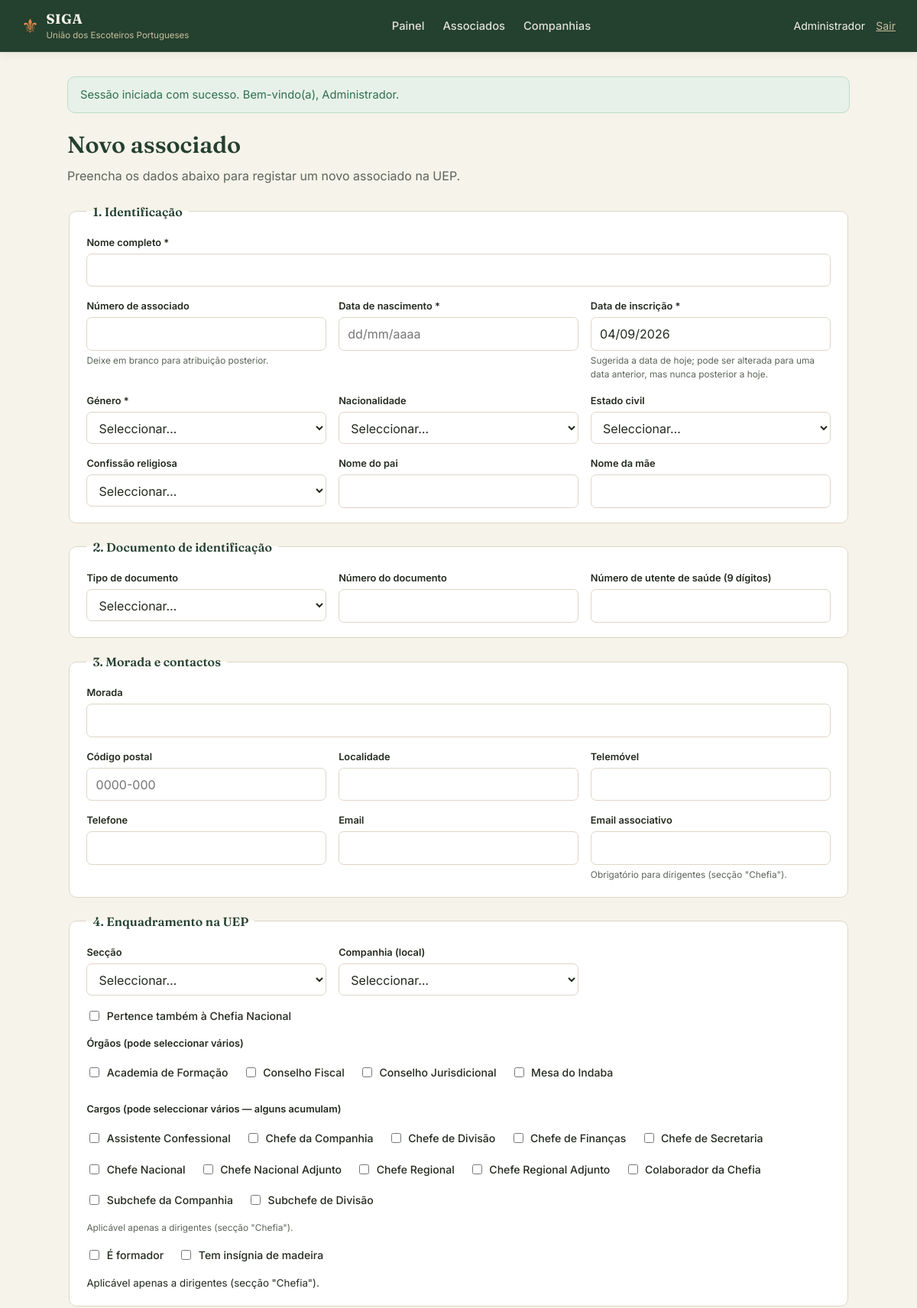
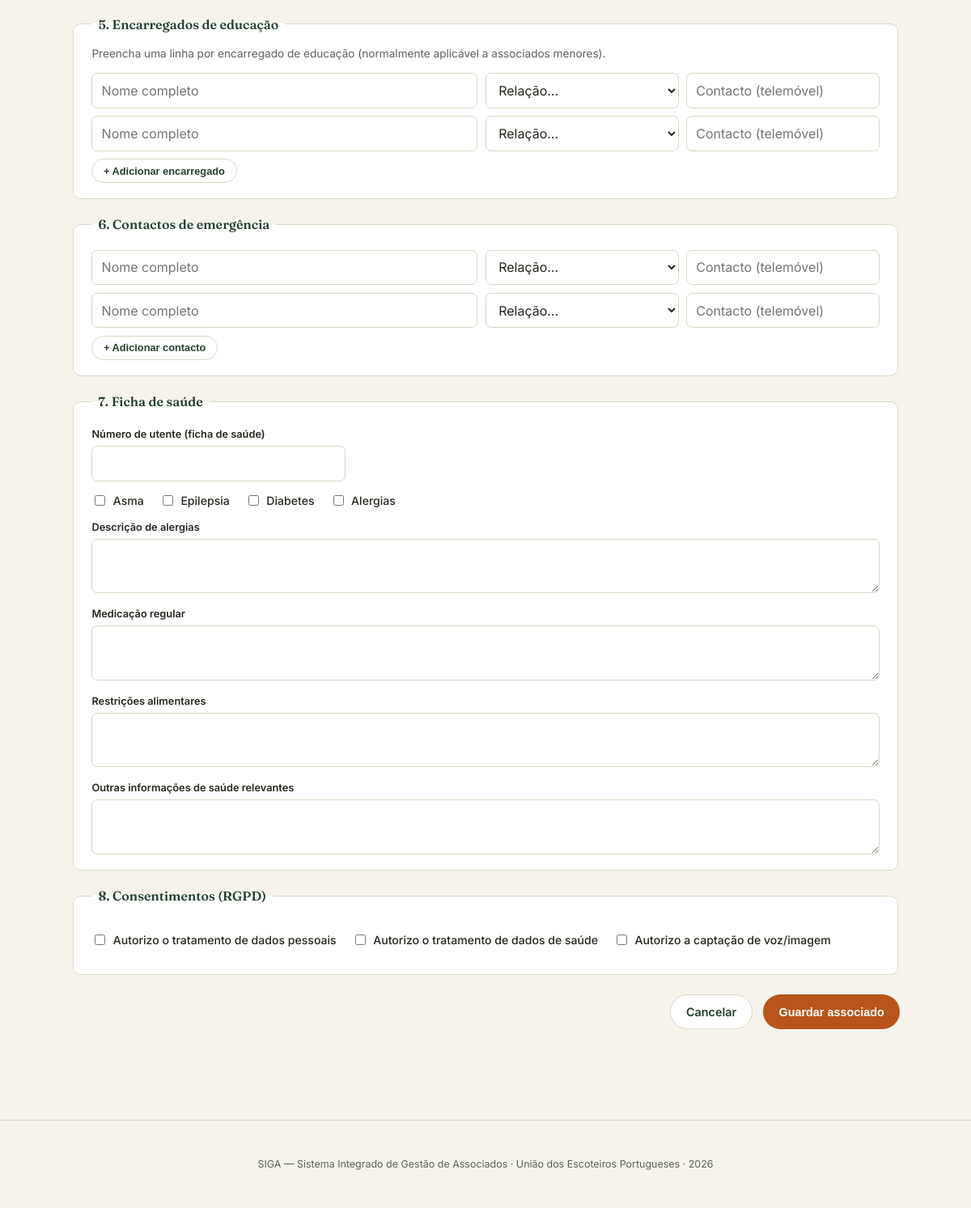
/associados/criar (signed in), run on the app's committed database (2 pictures, top to bottom).
### tables this page shows
CREATE TABLE orgaos (
    Id INT NOT NULL AUTO_INCREMENT,
    Designacao VARCHAR(150) NOT NULL,
    Activo TINYINT(1) NOT NULL DEFAULT 1,
    PRIMARY KEY (Id),
    UNIQUE KEY uk_orgaos_designacao (Designacao)
);

CREATE TABLE cargos (
    Id INT NOT NULL AUTO_INCREMENT,
    Designacao VARCHAR(150) NOT NULL,
    Activo TINYINT(1) NOT NULL DEFAULT 1,
    PRIMARY KEY (Id),
    UNIQUE KEY uk_cargos_designacao (Designacao)
);

### app/Views/associados/form.php (the view, shortened to what the rows shown need)
<?php $a = $associado ?? []; ?>
<h1><?= htmlspecialchars($titulo) ?></h1>
<p class="subtitulo">Preencha os dados abaixo para registar um novo associado na UEP.</p>
<form action="/associados/criar" method="post" class="formulario-associado">
    <fieldset>
        <legend>1. Identificação</legend>
        <div class="grelha-formulario">
            <div class="campo campo-largo">
                <label for="Nome">Nome completo *</label>
                <input type="text" id="Nome" name="Nome" required value="<?= htmlspecialchars($a['Nome'] ?? '') ?>">
            </div>
            <div class="campo">
                <label for="NumeroAssociado">Número de associado</label>
                <input type="text" id="NumeroAssociado" name="NumeroAssociado" value="<?= htmlspecialchars($a['NumeroAssociado'] ?? '') ?>">
                <small>Deixe em branco para atribuição posterior.</small>
            </div>
            <div class="campo">
                <label for="DataNascimento">Data de nascimento *</label>
                <input type="text" id="DataNascimento" name="DataNascimento" class="campo-data" placeholder="dd/mm/aaaa" maxlength="10" inputmode="numeric" required value="<?= htmlspecialchars($a['DataNascimento'] ?? '') ?>">
            </div>
            <div class="campo">
                <label for="DataInscricao">Data de inscrição *</label>
                <input type="text" id="DataInscricao" name="DataInscricao" class="campo-data" placeholder="dd/mm/aaaa" maxlength="10" inputmode="numeric" required value="<?= htmlspecialchars($a['DataInscricao'] ?? \App\Core\Data::hojePt()) ?>">
                <small>Sugerida a data de hoje; pode ser alterada para uma data anterior, mas nunca posterior a hoje.</small>
            </div>
            <div class="campo">
                <label for="Genero">Género *</label>
                <select id="Genero" name="Genero" required onchange="document.getElementById('grupo-nominativo-outro').style.display = this.value === 'O' ? 'block' : 'none';">
                    <option value="">Seleccionar…</option>
                </select>
            </div>
            <div class="campo">
                <label for="IdNacionalidade">Nacionalidade</label>
                <select id="IdNacionalidade" name="IdNacionalidade">
                    <option value="">Seleccionar…</option>
                </select>
            </div>
            <div class="campo">
                <label for="IdEstadoCivil">Estado civil</label>
                <select id="IdEstadoCivil" name="IdEstadoCivil">
                    <option value="">Seleccionar…</option>
                </select>
            </div>
            <div class="campo">
                <label for="IdConfissaoReligiosa">Confissão religiosa</label>
                <select id="IdConfissaoReligiosa" name="IdConfissaoReligiosa">
                    <option value="">Seleccionar…</option>
                </select>
            </div>
            <div class="campo">
                <label for="NomePai">Nome do pai</label>
                <input type="text" id="NomePai" name="NomePai" value="<?= htmlspecialchars($a['NomePai'] ?? '') ?>">
            </div>
            <div class="campo">
                <label for="NomeMae">Nome da mãe</label>
                <input type="text" id="NomeMae" name="NomeMae" value="<?= htmlspecialchars($a['NomeMae'] ?? '') ?>">
            </div>
        </div>
    </fieldset>
    <fieldset>
        <legend>2. Documento de identificação</legend>
        <div class="grelha-formulario">
            <div class="campo">
                <label for="IdTipoDocumentoIdentificacao">Tipo de documento</label>
                <select id="IdTipoDocumentoIdentificacao" name="IdTipoDocumentoIdentificacao">
                    <option value="">Seleccionar…</option>
                </select>
            </div>
            <div class="campo">
                <label for="NumeroDocumentoIdentificacao">Número do documento</label>
                <input type="text" id="NumeroDocumentoIdentificacao" name="NumeroDocumentoIdentificacao" value="<?= htmlspecialchars($a['NumeroDocumentoIdentificacao'] ?? '') ?>">
            </div>
            <div class="campo">
                <label for="NumeroCartaoUtente">Número de utente de saúde (9 dígitos)</label>
                <input type="text" id="NumeroCartaoUtente" name="NumeroCartaoUtente" pattern="\d{9}" maxlength="9" value="<?= htmlspecialchars($a['NumeroCartaoUtente'] ?? '') ?>">
            </div>
        </div>
    </fieldset>
    <fieldset>
        <legend>3. Morada e contactos</legend>
        <div class="grelha-formulario">
            <div class="campo campo-largo">
                <label for="Morada">Morada</label>
                <input type="text" id="Morada" name="Morada" value="<?= htmlspecialchars($a['Morada'] ?? '') ?>">
            </div>
            <div class="campo">
                <label for="CodPostal">Código postal</label>
                <input type="text" id="CodPostal" name="CodPostal" placeholder="0000-000" value="<?= htmlspecialchars($a['CodPostal'] ?? '') ?>">
            </div>
            <div class="campo">
                <label for="Localidade">Localidade</label>
                <input type="text" id="Localidade" name="Localidade" value="<?= htmlspecialchars($a['Localidade'] ?? '') ?>">
            </div>
            <div class="campo">
                <label for="Telemovel">Telemóvel</label>
                <input type="text" id="Telemovel" name="Telemovel" value="<?= htmlspecialchars($a['Telemovel'] ?? '') ?>">
            </div>
            <div class="campo">
                <label for="Telefone">Telefone</label>
                <input type="text" id="Telefone" name="Telefone" value="<?= htmlspecialchars($a['Telefone'] ?? '') ?>">
            </div>
            <div class="campo">
                <label for="Email">Email</label>
                <input type="email" id="Email" name="Email" value="<?= htmlspecialchars($a['Email'] ?? '') ?>">
            </div>
            <div class="campo">
                <label for="EmailAssociativo">Email associativo</label>
                <input type="email" id="EmailAssociativo" name="EmailAssociativo" value="<?= htmlspecialchars($a['EmailAssociativo'] ?? '') ?>">
                <small id="ajudaEmailAssociativo">Obrigatório para dirigentes (secção "Chefia").</small>
            </div>
        </div>
    </fieldset>
    <fieldset>
        <legend>4. Enquadramento na UEP</legend>
        <div class="grelha-formulario">
            <div class="campo">
                <label for="IdSecao">Secção</label>
                <select id="IdSecao" name="IdSecao" onchange="siga.actualizarObrigatoriedadeEmailAssociativo(this)">
                    <option value="">Seleccionar…</option>
                </select>
            </div>
            <div class="campo">
                <label for="IdCompanhia">Companhia (local)</label>
                <select id="IdCompanhia" name="IdCompanhia">
                    <option value="">Seleccionar…</option>
                </select>
            </div>
        </div>
        <?php if ($chefiaNacional): ?>
        <div class="grelha-checkboxes" style="margin-top: 1rem;">
            <label><input type="checkbox" name="ChefiaNacional" value="1" <?= !empty($a['ChefiaNacional']) ? 'checked' : '' ?>> Pertence também à Chefia Nacional</label>
        </div>
        <?php endif; ?>
        <?php if (!empty($orgaos)): ?>
        <div class="campo" style="margin-top: 1rem;">
            <label>Órgãos (pode seleccionar vários)</label>
            <div class="grelha-checkboxes">
                <?php foreach ($orgaos as $orgao): ?>
                    <label><input type="checkbox" name="Orgaos[]" value="<?= (int) $orgao['Id'] ?>"> <?= htmlspecialchars($orgao['Designacao']) ?></label>
                <?php endforeach; ?>
            </div>
        </div>
        <?php endif; ?>
        <?php if (!empty($cargos)): ?>
        <div class="campo" style="margin-top: 1rem;">
            <label>Cargos (pode seleccionar vários — alguns acumulam)</label>
            <div class="grelha-checkboxes">
                <?php foreach ($cargos as $cargo): ?>
                    <label><input type="checkbox" name="Cargos[]" value="<?= (int) $cargo['Id'] ?>"> <?= htmlspecialchars($cargo['Designacao']) ?></label>
                <?php endforeach; ?>
            </div>
            <small>Aplicável apenas a dirigentes (secção "Chefia").</small>
        </div>
        <?php endif; ?>
        <div class="grelha-checkboxes" style="margin-top: 1rem;">
            <label><input type="checkbox" name="Formador" value="1" <?= !empty($a['Formador']) ? 'checked' : '' ?>> É formador</label>
            <label><input type="checkbox" id="InsigniaMadeira" name="InsigniaMadeira" value="1" <?= !empty($a['InsigniaMadeira']) ? 'checked' : '' ?> onchange="siga.actualizarObrigatoriedadeDataInsignia(this)"> Tem insígnia de madeira</label>
        </div>
        <small>Aplicável apenas a dirigentes (secção "Chefia").</small>
    </fieldset>
    <fieldset>
        <legend>5. Encarregados de educação</legend>
        <p class="ajuda-fieldset">Preencha uma linha por encarregado de educação (normalmente aplicável a associados menores).</p>
        <div id="lista-encarregados">
            <?php for ($i = 0; $i < 2; $i++): ?>
            <div class="linha-repetivel">
                <input type="text" name="EncarregadosNome[]" placeholder="Nome completo">
                <select name="EncarregadosRelacao[]">
                    <option value="">Relação…</option>
                </select>
                <input type="text" name="EncarregadosContacto[]" placeholder="Contacto (telemóvel)">
            </div>
            <?php endfor; ?>
        </div>
        <button type="button" class="botao botao-secundario botao-pequeno" onclick="siga.adicionarLinha('lista-encarregados', 'EncarregadosNome[]', 'EncarregadosRelacao[]', 'EncarregadosContacto[]')">+ Adicionar encarregado</button>
    </fieldset>
    <fieldset>
        <legend>6. Contactos de emergência</legend>
        <div id="lista-emergencia">
            <?php for ($i = 0; $i < 2; $i++): ?>
            <div class="linha-repetivel">
                <input type="text" name="EmergenciaNome[]" placeholder="Nome completo">
                <select name="EmergenciaRelacao[]">
                    <option value="">Relação…</option>
                </select>
                <input type="text" name="EmergenciaContacto[]" placeholder="Contacto (telemóvel)">
            </div>
            <?php endfor; ?>
        </div>
        <button type="button" class="botao botao-secundario botao-pequeno" onclick="siga.adicionarLinha('lista-emergencia', 'EmergenciaNome[]', 'EmergenciaRelacao[]', 'EmergenciaContacto[]')">+ Adicionar contacto</button>
    </fieldset>
    <fieldset>
        <legend>7. Ficha de saúde</legend>
        <div class="grelha-formulario">
            <div class="campo">
                <label for="NumUente">Número de utente (ficha de saúde)</label>
                <input type="text" id="NumUente" name="NumUente" maxlength="9" value="<?= htmlspecialchars($a['NumUente'] ?? '') ?>">
            </div>
        </div>
        <div class="grelha-checkboxes">
            <label><input type="checkbox" name="Asma" value="1"> Asma</label>
            <label><input type="checkbox" name="Epilepsia" value="1"> Epilepsia</label>
            <label><input type="checkbox" name="Diabetes" value="1"> Diabetes</label>
            <label><input type="checkbox" name="Alergias" value="1"> Alergias</label>
        </div>
        <div class="grelha-formulario">
            <div class="campo campo-largo">
                <label for="DescAlergias">Descrição de alergias</label>
                <textarea id="DescAlergias" name="DescAlergias" rows="2"><?= htmlspecialchars($a['DescAlergias'] ?? '') ?></textarea>
            </div>
            <div class="campo campo-largo">
                <label for="MedicacaoRegular">Medicação regular</label>
                <textarea id="MedicacaoRegular" name="MedicacaoRegular" rows="2"><?= htmlspecialchars($a['MedicacaoRegular'] ?? '') ?></textarea>
            </div>
            <div class="campo campo-largo">
                <label for="RestricoesAlimentares">Restrições alimentares</label>
                <textarea id="RestricoesAlimentares" name="RestricoesAlimentares" rows="2"><?= htmlspecialchars($a['RestricoesAlimentares'] ?? '') ?></textarea>
            </div>
            <div class="campo campo-largo">
                <label for="Outros">Outras informações de saúde relevantes</label>
                <textarea id="Outros" name="Outros" rows="2"><?= htmlspecialchars($a['Outros'] ?? '') ?></textarea>
            </div>
        </div>
    </fieldset>
    <fieldset>
        <legend>8. Consentimentos (RGPD)</legend>
        <div class="grelha-checkboxes">
            <label><input type="checkbox" name="DadosPessoais" value="1"> Autorizo o tratamento de dados pessoais</label>
            <label><input type="checkbox" name="DadosSaude" value="1"> Autorizo o tratamento de dados de saúde</label>
            <label><input type="checkbox" name="DadosVozImagem" value="1"> Autorizo a captação de voz/imagem</label>
        </div>
    </fieldset>
    <div class="acoes-formulario">
        <a href="/associados" class="botao botao-secundario">Cancelar</a>
        <button type="submit" class="botao botao-primario">Guardar associado</button>
    </div>
</form>

### app/Core/Router.php (shortened to what the rows shown need)
<?php
class Router
{
    private array $rotas = ['GET' => [], 'POST' => []];
    public function get(string $caminho, array $accao): void
    {
        $this->rotas['GET'][$caminho] = $accao;
    }
    public function post(string $caminho, array $accao): void
    {
        $this->rotas['POST'][$caminho] = $accao;
    }
    public function despachar(string $metodo, string $uri): void
    {
        $uri = parse_url($uri, PHP_URL_PATH);
        $uri = rtrim($uri, '/');
        $rotasMetodo = $this->rotas[$metodo] ?? [];
        foreach ($rotasMetodo as $padrao => $accao) {
            $parametros = $this->corresponde($padrao, $uri);
            if ($parametros !== null) {
                [$classe, $metodoAccao] = $accao;
                $controlador = new $classe();
                call_user_func_array([$controlador, $metodoAccao], $parametros);
                return;
            }
        }
    }
    private function corresponde(string $padrao, string $uri): ?array
    {
        $nomesParametros = [];
        $regex = preg_replace_callback('/\{([a-zA-Z_]+)\}/', function ($m) use (&$nomesParametros) {
            $nomesParametros[] = $m[1];
            return '([^/]+)';
        }, $padrao);
        $regex = '#^' . $regex . '$#';
        if (preg_match($regex, $uri, $valores)) {
            array_shift($valores);
            return array_values($valores);
        }
        return null;
    }
}

### data on the page
orgaos: Designacao "Academia de Formação"
orgaos: Designacao "Conselho Fiscal"
orgaos: Designacao "Conselho Jurisdicional"
orgaos: Designacao "Mesa do Indaba"
cargos: Designacao "Assistente Confessional"
cargos: Designacao "Chefe da Companhia"
cargos: Designacao "Chefe de Divisão"
cargos: Designacao "Chefe de Finanças"
cargos: Designacao "Chefe de Secretaria"
cargos: Designacao "Chefe Nacional"
cargos: Designacao "Chefe Nacional Adjunto"
cargos: Designacao "Chefe Regional"
cargos: Designacao "Chefe Regional Adjunto"
cargos: Designacao "Colaborador da Chefia"
cargos: Designacao "Subchefe da Companhia"
cargos: Designacao "Subchefe de Divisão"

### other printed values
$mensagem['texto'] "Sessão iniciada com sucesso. Bem-vindo(a), Administrador."
